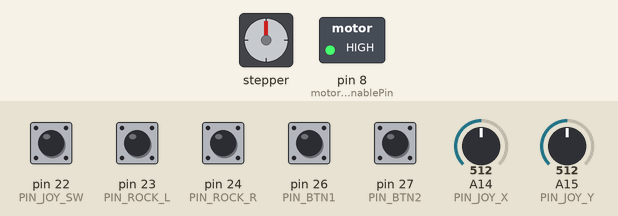
A sketch run on a simulated Arduino Mega 2560, built with avr-gcc and run on an emulated ATmega2560. On the bench: stepper motor, switched loads named in the sketch (green lamp = pin HIGH). Inputs (shaded band) come from the test bench; at power-on: pin 22 (PIN_JOY_SW), pin 23 (PIN_ROCK_L), pin 24 (PIN_ROCK_R), pin 26 (PIN_BTN1), pin 27 (PIN_BTN2) HIGH, A14 (PIN_JOY_X) = 512, A15 (PIN_JOY_Y) = 512. Stepper angles assume 6400 steps per turn; what the sketch prints to the serial monitor is not drawn.

Above: at 1.8 s.
1.9 s: A14 (PIN_JOY_X) set to 647
3.4 s: A14 (PIN_JOY_X) set to 673
At 3.9 s:
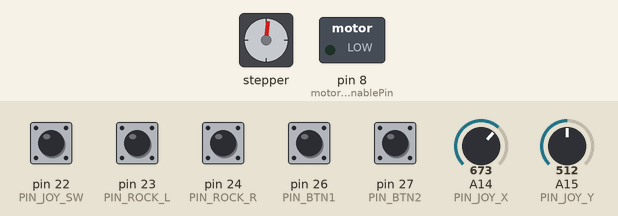
6.4 s: pin 24 (PIN_ROCK_R) pulled LOW for 0.15 s
At 6.9 s:
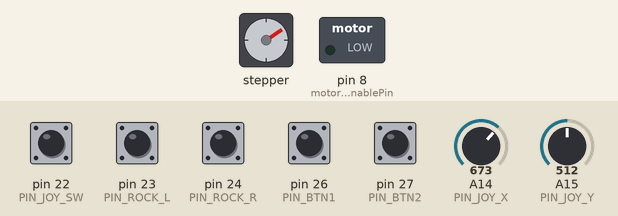
9.4 s: A14 (PIN_JOY_X) set to 716
At 9.56 s:
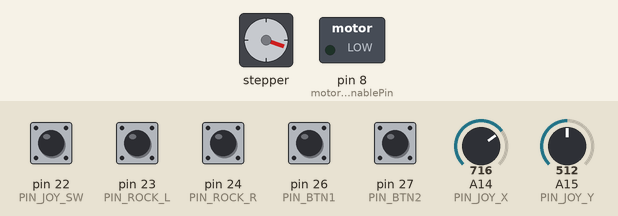
12.4 s: A14 (PIN_JOY_X) set to 900
At 12.79 s:
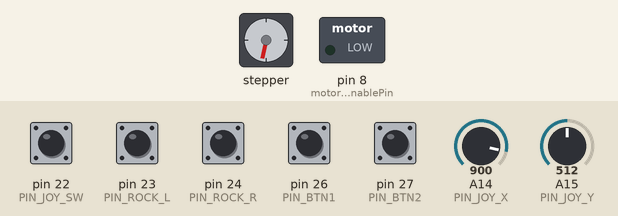
15.4 s: pin 26 (PIN_BTN1) pulled LOW for 0.15 s
Timing chart, 0 to 19.4 s (numbered marks = the images above; inputs shaded):
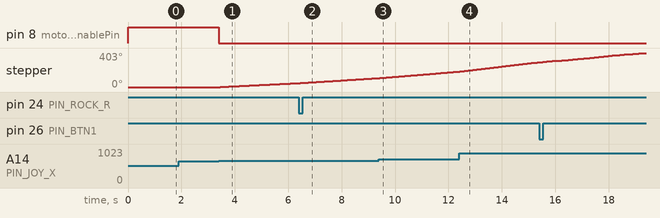

Measured:
- the behaviour switches between 661 and 662 on A14 (PIN_JOY_X) (found by bisection; images 0 and 1)
- after the input at 1.9 s, every drawn part: stays the same
- after the input at 3.4 s, pin 8 (motor1EnablePin): HIGH → LOW at once; stepper: keeps turning clockwise at about 16°/s, starting after 0.06 s

The sketch:

GimbalPiControl.ino
```cpp
#include <ezButton.h>
#include "GimbalGlobal.h"
#include "MotorControl.h"
#include "PiCommunication.h"

// ----------------- INPUT BUTTON OBJECTS -----------------
ezButton joySW(PIN_JOY_SW);
ezButton rockL(PIN_ROCK_L);
ezButton rockR(PIN_ROCK_R);
ezButton btn1(PIN_BTN1);
ezButton btn2(PIN_BTN2);

// ----------------- STATE MACHINE -----------------
enum State { ORIENTATION, MANUAL, RETURN_HOME, AUTO };
static State state = ORIENTATION;

static bool homed = false;
static int  sensLevel = 3;     // 1..5
static int  autoDir = +1;      // +1 -> +limit, -1 -> -limit

// Hold enable (keeps driver enabled in MANUAL even when joystick released)
static bool holdEnable = false;

// Joystick center calibration
static int xCenter = 512;
static int yCenter = 512;

// IIR filter
static float xFilt = 512.0f;
static float yFilt = 512.0f;

// Periodic print timing
static unsigned long lastPrintMs = 0;

// ----------------- MODULES -----------------
MotorControl motor;
PiCommunication piComm; // reserved for later (NOT used yet)

// ----------------- HELPERS -----------------
static const char* stateName(State s) {
  switch (s) {
    case ORIENTATION: return "ORIENT";
    case MANUAL:      return "MANUAL";
    case RETURN_HOME: return "HOME";
    case AUTO:        return "AUTO";
    default:          return "?";
  }
}

static void transitionTo(State next) {
  if (state != next) {
    state = next;
    Serial.print(F("[STATE] -> "));
    Serial.println(stateName(state));
  }
}

static void calibrateJoystickCenter() {
  long sx = 0, sy = 0;
  const int N = 120;
  for (int i = 0; i < N; i++) {
    sx += analogRead(PIN_JOY_X);
    sy += analogRead(PIN_JOY_Y);
    delay(5);
  }
  xCenter = (int)(sx / N);
  yCenter = (int)(sy / N);

  xFilt = (float)xCenter;
  yFilt = (float)yCenter;

  Serial.print(F("[BOOT] Center calibrated: Xc="));
  Serial.print(xCenter);
  Serial.print(F(" Yc="));
  Serial.println(yCenter);
}

static float joystickToSpeed(int xRaw, int xC, float maxSpeed) {
  int dx = xRaw - xC;
  if (abs(dx) < DEAD_BAND_ADC) return 0.0f;

  float frac = (float)dx / 512.0f;
  if (frac > 1.0f) frac = 1.0f;
  if (frac < -1.0f) frac = -1.0f;

  return frac * maxSpeed;
}

// ----------------- SETUP -----------------
void setup() {
  Serial.begin(115200);

  pinMode(PIN_JOY_SW, INPUT_PULLUP);
  pinMode(PIN_ROCK_L, INPUT_PULLUP);
  pinMode(PIN_ROCK_R, INPUT_PULLUP);
  pinMode(PIN_BTN1,   INPUT_PULLUP);
  pinMode(PIN_BTN2,   INPUT_PULLUP);

  joySW.setDebounceTime(BTN_DEBOUNCE_MS);
  rockL.setDebounceTime(BTN_DEBOUNCE_MS);
  rockR.setDebounceTime(BTN_DEBOUNCE_MS);
  btn1.setDebounceTime(BTN_DEBOUNCE_MS);
  btn2.setDebounceTime(BTN_DEBOUNCE_MS);

  motor.begin();
  motor.setMaxSpeed(BASE_MAX_SPEED);
  motor.setCurrentPosition(0);

  Serial.println(F("Stepper+Joystick (state machine)"));
  Serial.println(F("Boot state: ORIENT. Press joystick button to set HOME and enter MANUAL."));
  Serial.print(F("Limit: +/-")); Serial.print(LIMIT_DEG); Serial.println(F(" deg from HOME."));

  calibrateJoystickCenter();
  transitionTo(ORIENTATION);
}

// ----------------- LOOP -----------------
void loop() {
  // NOTE: piComm.update() intentionally NOT called to preserve current behaviour.
  // piComm.update();

  // Update buttons
  joySW.loop();
  rockL.loop();
  rockR.loop();
  btn1.loop();
  btn2.loop();

  // Read + filter joystick raw values
  int xRaw = analogRead(PIN_JOY_X);
  int yRaw = analogRead(PIN_JOY_Y);

  xFilt = (1.0f - LPF_ALPHA) * xFilt + LPF_ALPHA * (float)xRaw;
  yFilt = (1.0f - LPF_ALPHA) * yFilt + LPF_ALPHA * (float)yRaw;

  int xUse = (int)(xFilt + 0.5f);
  int yUse = (int)(yFilt + 0.5f);
  (void)yUse; // reserved for later

  // Sensitivity rocker
  if (rockL.isPressed()) {
    sensLevel = clampi(sensLevel - 1, 1, 5);
    Serial.print(F("[EVENT] Sens- level=")); Serial.println(sensLevel);
  }
  if (rockR.isPressed()) {
    sensLevel = clampi(sensLevel + 1, 1, 5);
    Serial.print(F("[EVENT] Sens+ level=")); Serial.println(sensLevel);
  }

  // Joystick button behaviour:
  // - In ORIENT: set HOME and go MANUAL
  // - In MANUAL: toggle HOLD enable (keep motor energized when stick released)
  if (joySW.isPressed()) {
    if (state == ORIENTATION) {
      motor.setCurrentPosition(0);
      homed = true;
      holdEnable = false;   // matches your current sketch
      motor.resetRamp();
      motor.setDriverEnable(false);
      Serial.println(F("[EVENT] HOME set (pos=0)."));
      transitionTo(MANUAL);
    } else if (state == MANUAL) {
      holdEnable = !holdEnable;
      Serial.print(F("[EVENT] HoldEnable -> "));
      Serial.println(holdEnable ? "ON" : "OFF");
    }
  }

  // Return-home
  if (btn1.isPressed()) {
    if (homed) {
      Serial.println(F("[EVENT] Return-to-home requested."));
      transitionTo(RETURN_HOME);
    } else {
      Serial.println(F("[EVENT] Return-to-home ignored (not homed)."));
    }
  }

  // Auto toggle
  if (btn2.isPressed()) {
    if (!homed) {
      Serial.println(F("[EVENT] Auto ignored (not homed)."));
    } else {
      if (state == AUTO) {
        Serial.println(F("[EVENT] Auto OFF."));
        transitionTo(MANUAL);
      } else {
        Serial.println(F("[EVENT] Auto ON."));
        long p = motor.currentPosition();
        if (p >= LIMIT_STEPS) autoDir = -1;
        else if (p <= -LIMIT_STEPS) autoDir = +1;
        transitionTo(AUTO);
      }
    }
  }

  // Compute command by state
  long pos = motor.currentPosition();
  float sensMul = (float)sensLevel / 5.0f;

  bool driverEnable = false;
  float newTarget = 0.0f;

  float accel_s2 = accelForSens(sensLevel);

  switch (state) {
    case ORIENTATION: {
      int dx = xUse - xCenter;
      bool joyActive = (abs(dx) >= ENABLE_THRESH_ADC);

      driverEnable = joyActive;
      newTarget = joyActive ? joystickToSpeed(xUse, xCenter, BASE_MAX_SPEED * sensMul) : 0.0f;
    } break;

    case MANUAL: {
      int dx = xUse - xCenter;
      bool joyActive = (abs(dx) >= ENABLE_THRESH_ADC);

      driverEnable = joyActive || holdEnable;
      newTarget = joyActive ? joystickToSpeed(xUse, xCenter, BASE_MAX_SPEED * sensMul) : 0.0f;

      // Enforce +/- limit
      if (pos >= LIMIT_STEPS && newTarget > 0) newTarget = 0;
      if (pos <= -LIMIT_STEPS && newTarget < 0) newTarget = 0;
    } break;

    case RETURN_HOME: {
      driverEnable = true;

      if (pos == 0) {
        newTarget = 0.0f;
        Serial.println(F("[EVENT] At HOME."));
        transitionTo(MANUAL);
      } else {
        float hs = HOME_SPEED * sensMul;
        newTarget = (pos > 0) ? -hs : +hs;
      }
    } break;

    case AUTO: {
      driverEnable = true;

      if (pos >= LIMIT_STEPS) autoDir = -1;
      if (pos <= -LIMIT_STEPS) autoDir = +1;

      newTarget = (float)autoDir * AUTO_SPEED;
    } break;
  }

  // Apply enable + ramped speed (identical behaviour)
  motor.apply(driverEnable, newTarget, accel_s2);

  // Serial status
  unsigned long now = millis();
  if (now - lastPrintMs >= PRINT_PERIOD_MS) {
    lastPrintMs = now;

    float deg = motor.degFromSteps(pos);

    Serial.print(F("STATE:")); Serial.print(stateName(state));
    Serial.print(F(" | EN:")); Serial.print(driverEnable ? "1" : "0");
    Serial.print(F(" | HOLD:")); Serial.print(holdEnable ? "1" : "0");

    Serial.print(F(" | X:")); Serial.print(xRaw);
    Serial.print(F(" Y:")); Serial.print(yRaw);
    Serial.print(F(" | Xc:")); Serial.print(xCenter);

    Serial.print(F(" | sens:")); Serial.print(sensLevel);
    Serial.print(F(" | accel:")); Serial.print(accel_s2, 0);

    Serial.print(F(" | steps:")); Serial.print(pos);
    Serial.print(F(" deg:")); Serial.print(deg, 1);

    Serial.print(F(" | tgtSpd:")); Serial.print(motor.targetSpeed(), 1);
    Serial.print(F(" curSpd:")); Serial.print(motor.currentSpeed(), 1);

    Serial.print(F(" | JSW:")); Serial.print(digitalRead(PIN_JOY_SW) == LOW ? "1" : "0");
    Serial.print(F(" B1:"));  Serial.print(digitalRead(PIN_BTN1) == LOW ? "1" : "0");
    Serial.print(F(" B2:"));  Serial.print(digitalRead(PIN_BTN2) == LOW ? "1" : "0");
    Serial.print(F(" RL:"));  Serial.print(digitalRead(PIN_ROCK_L) == LOW ? "1" : "0");
    Serial.print(F(" RR:"));  Serial.println(digitalRead(PIN_ROCK_R) == LOW ? "1" : "0");
  }
}
```

GimbalGlobal.h
```cpp
#pragma once
#include <Arduino.h>

// ----------------- STEPPER PINS -----------------
#define motor1DirPin    7
#define motor1StepPin   6
#define motor1EnablePin 8
#define interfaceType   1

const bool ENABLE_ACTIVE_LOW = true;

// ----------------- INPUT PINS -----------------
const int PIN_JOY_X  = A14;
const int PIN_JOY_Y  = A15;
const int PIN_JOY_SW = 22;

const int PIN_ROCK_L = 23;
const int PIN_ROCK_R = 24;
const int PIN_BTN1   = 26;
const int PIN_BTN2   = 27;

// ----------------- MECHANICS -----------------
const long  STEPS_PER_REV = 6400;
const float LIMIT_DEG = 90.0f;
const long  LIMIT_STEPS = (long)((STEPS_PER_REV * (LIMIT_DEG / 360.0f)) + 0.5f);

// ----------------- CONTROL TUNING -----------------
const int   ENABLE_THRESH_ADC = 150;
const int   DEAD_BAND_ADC     = 40;

const float BASE_MAX_SPEED = 1800.0f;
const float HOME_SPEED     = 900.0f;
const float AUTO_SPEED     = 400.0f;

// Accel/decel scaled by sensLevel (1..5)
const float ACCEL_MIN = 600.0f;
const float ACCEL_MAX = 5000.0f;

const unsigned long PRINT_PERIOD_MS = 100;

// IIR filter
const float LPF_ALPHA = 0.20f;

// Buttons
const uint16_t BTN_DEBOUNCE_MS = 10;

// ----------------- HELPERS -----------------
static inline int clampi(int v, int lo, int hi) { return (v < lo) ? lo : (v > hi) ? hi : v; }

static inline float accelForSens(int sLevel) {
  float t = (float)(clampi(sLevel, 1, 5) - 1) / 4.0f; // 0..1
  return ACCEL_MIN + t * (ACCEL_MAX - ACCEL_MIN);
}
```

MotorControl.cpp
```cpp
#include "MotorControl.h"

void MotorControl::begin() {
  pinMode(motor1EnablePin, OUTPUT);
  setDriverEnable(false);

  motor_.setMaxSpeed(BASE_MAX_SPEED);
  motor_.setCurrentPosition(0);

  resetRamp();
}

void MotorControl::setMaxSpeed(float sps) {
  motor_.setMaxSpeed(sps);
}

void MotorControl::setCurrentPosition(long steps) {
  motor_.setCurrentPosition(steps);
}

long MotorControl::currentPosition() const {
  return motor_.currentPosition();
}

void MotorControl::setDriverEnable(bool enabled) {
  if (ENABLE_ACTIVE_LOW) digitalWrite(motor1EnablePin, enabled ? LOW : HIGH);
  else                  digitalWrite(motor1EnablePin, enabled ? HIGH : LOW);
}

float MotorControl::degFromSteps(long steps) const {
  return ((float)steps / (float)STEPS_PER_REV) * 360.0f;
}

void MotorControl::resetRamp() {
  targetSpeed_ = 0.0f;
  currentSpeed_ = 0.0f;
  lastSpeedUs_ = micros();
}

void MotorControl::updateSpeedRamp_(float accel_s2) {
  unsigned long nowUs = micros();
  if (lastSpeedUs_ == 0) lastSpeedUs_ = nowUs;
  float dt = (float)(nowUs - lastSpeedUs_) / 1000000.0f;
  lastSpeedUs_ = nowUs;

  if (dt <= 0.0f) return;

  float maxDelta = accel_s2 * dt;
  float diff = targetSpeed_ - currentSpeed_;

  if (diff > maxDelta)       currentSpeed_ += maxDelta;
  else if (diff < -maxDelta) currentSpeed_ -= maxDelta;
  else                       currentSpeed_ = targetSpeed_;
}

void MotorControl::apply(bool enabled, float newTargetSpeed, float accel_s2) {
  setDriverEnable(enabled);

  if (!enabled) {
    // Hard stop + reset ramp (matches original behaviour)
    targetSpeed_ = 0.0f;
    currentSpeed_ = 0.0f;
    motor_.setSpeed(0.0f);
    return;
  }

  targetSpeed_ = newTargetSpeed;
  updateSpeedRamp_(accel_s2);

  motor_.setSpeed(currentSpeed_);
  motor_.runSpeed(); // speed-mode stepping
}
```

MotorControl.h
```cpp
#pragma once
#include <Arduino.h>
#include <AccelStepper.h>
#include "GimbalGlobal.h"

// BigMover-style: motor behaviour encapsulated in a class.
class MotorControl {
public:
  void begin();
  void setMaxSpeed(float sps);
  void setCurrentPosition(long steps);
  long currentPosition() const;

  void setDriverEnable(bool enabled);

  // Apply: enable pin + target speed + ramp update + step generation
  void apply(bool enabled, float newTargetSpeed, float accel_s2);

  void resetRamp();
  float targetSpeed() const { return targetSpeed_; }
  float currentSpeed() const { return currentSpeed_; }

  float degFromSteps(long steps) const;

private:
  AccelStepper motor_{interfaceType, motor1StepPin, motor1DirPin};

  float targetSpeed_ = 0.0f;     // steps/sec
  float currentSpeed_ = 0.0f;    // steps/sec
  unsigned long lastSpeedUs_ = 0;

  void updateSpeedRamp_(float accel_s2);
};
```

PiCommunication.cpp
```cpp
#include "PiCommunication.h"

static bool startsWith(const char* s, const char* prefix) {
  while (*prefix) {
    if (*s++ != *prefix++) return false;
  }
  return true;
}

void PiCommunication::update() {
  // Minimal line reader (\n terminated)
  while (Serial.available() > 0 && !hasCmd_) {
    char c = (char)Serial.read();
    if (c == '\r') continue;

    if (c == '\n') {
      buf_[n_] = '\0';
      if (n_ > 0) processLine_(buf_);
      n_ = 0;
      return;
    }

    if (n_ < (BUF_N - 1)) buf_[n_++] = c;
  }
}

void PiCommunication::processLine_(const char* line) {
  // Placeholder parser. Keep tiny; extend later.
  // Example accepted:
  //   MODE AUTO_PI
  //   PANSPD 250.0
  //   STOP
  //   HOME
  //   STATUS?
  PiCommand cmd;

  if (startsWith(line, "MODE ")) {
    cmd.type = PiCommandType::MODE;
    strncpy(cmd.arg0, line + 5, sizeof(cmd.arg0) - 1);
  } else if (startsWith(line, "PANSPD ")) {
    cmd.type = PiCommandType::PANSPD;
    cmd.value = atof(line + 7);
  } else if (strcmp(line, "STOP") == 0) {
    cmd.type = PiCommandType::STOP;
  } else if (strcmp(line, "HOME") == 0) {
    cmd.type = PiCommandType::HOME;
  } else if (strcmp(line, "STATUS?") == 0) {
    cmd.type = PiCommandType::STATUS;
  } else {
    cmd.type = PiCommandType::None;
  }

  if (cmd.type != PiCommandType::None) {
    lastCmd_ = cmd;
    hasCmd_ = true;
  }
}
```

PiCommunication.h
```cpp
#pragma once
#include <Arduino.h>

// BigMover-style PCCommunication equivalent.
// Included for structure only; NOT used in the loop yet.
//
// Reserved command words (future):
//   MODE <MANUAL|AUTO_SWEEP|AUTO_PI>
//   PANSPD <steps_per_sec>
//   STOP
//   HOME
//   STATUS?
//
// Suggested responses (future):
//   OK <cmd>
//   ERR <reason>

enum class PiCommandType : uint8_t {
  None,
  MODE,
  PANSPD,
  STOP,
  HOME,
  STATUS
};

struct PiCommand {
  PiCommandType type = PiCommandType::None;
  // Parsed payload (optional)
  char arg0[16] = {0};
  float value = 0.0f;
};

class PiCommunication {
public:
  PiCommunication() = default;

  // Call update() to read from Serial and populate lastCmd().
  // Not called in current refactor to avoid behaviour change.
  void update();

  bool hasCommand() const { return hasCmd_; }
  PiCommand lastCmd() const { return lastCmd_; }
  void clear() { hasCmd_ = false; lastCmd_ = PiCommand{}; }

private:
  static constexpr size_t BUF_N = 96;
  char buf_[BUF_N] = {0};
  size_t n_ = 0;

  bool hasCmd_ = false;
  PiCommand lastCmd_;

  void processLine_(const char* line);
};
```
